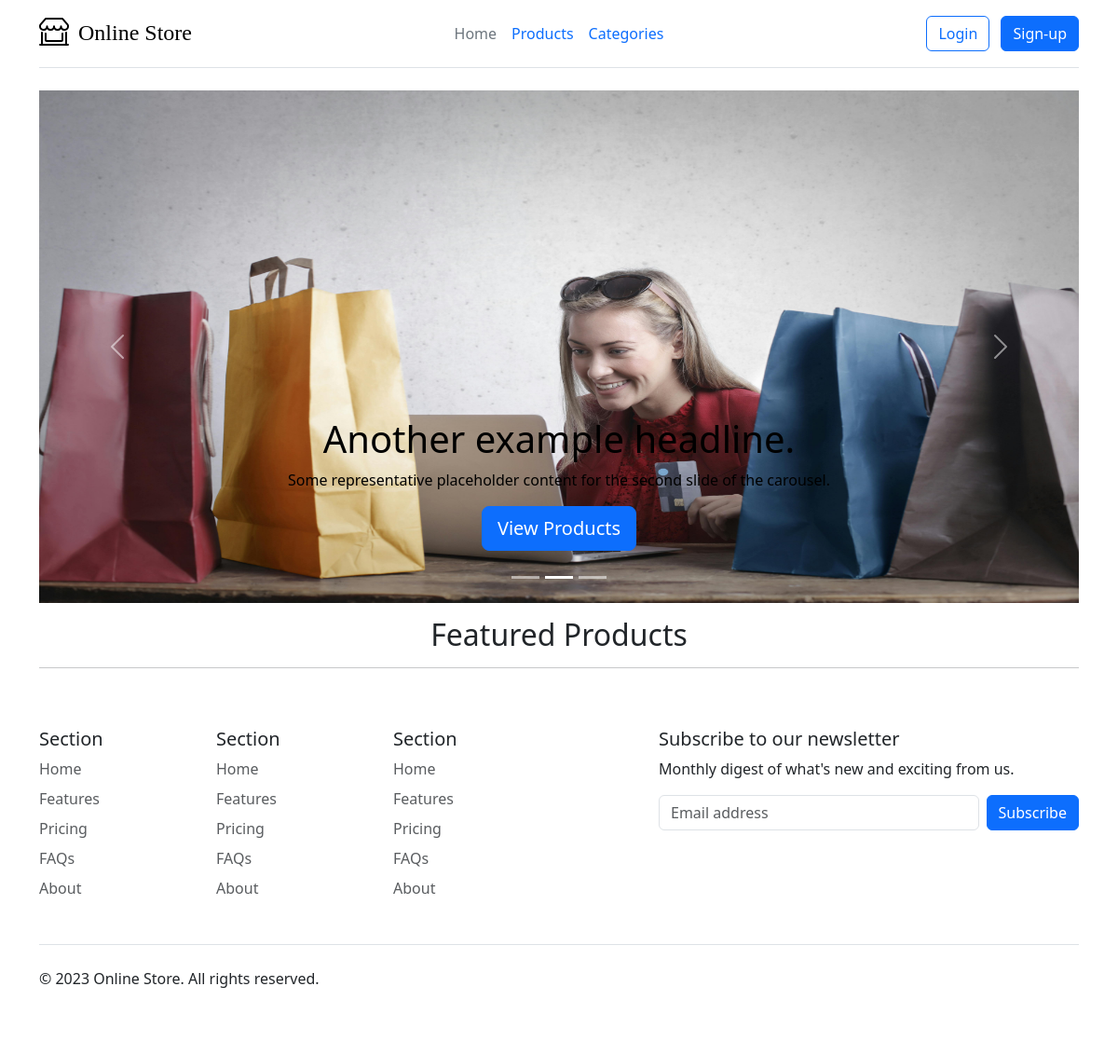
The app's page /, older data.
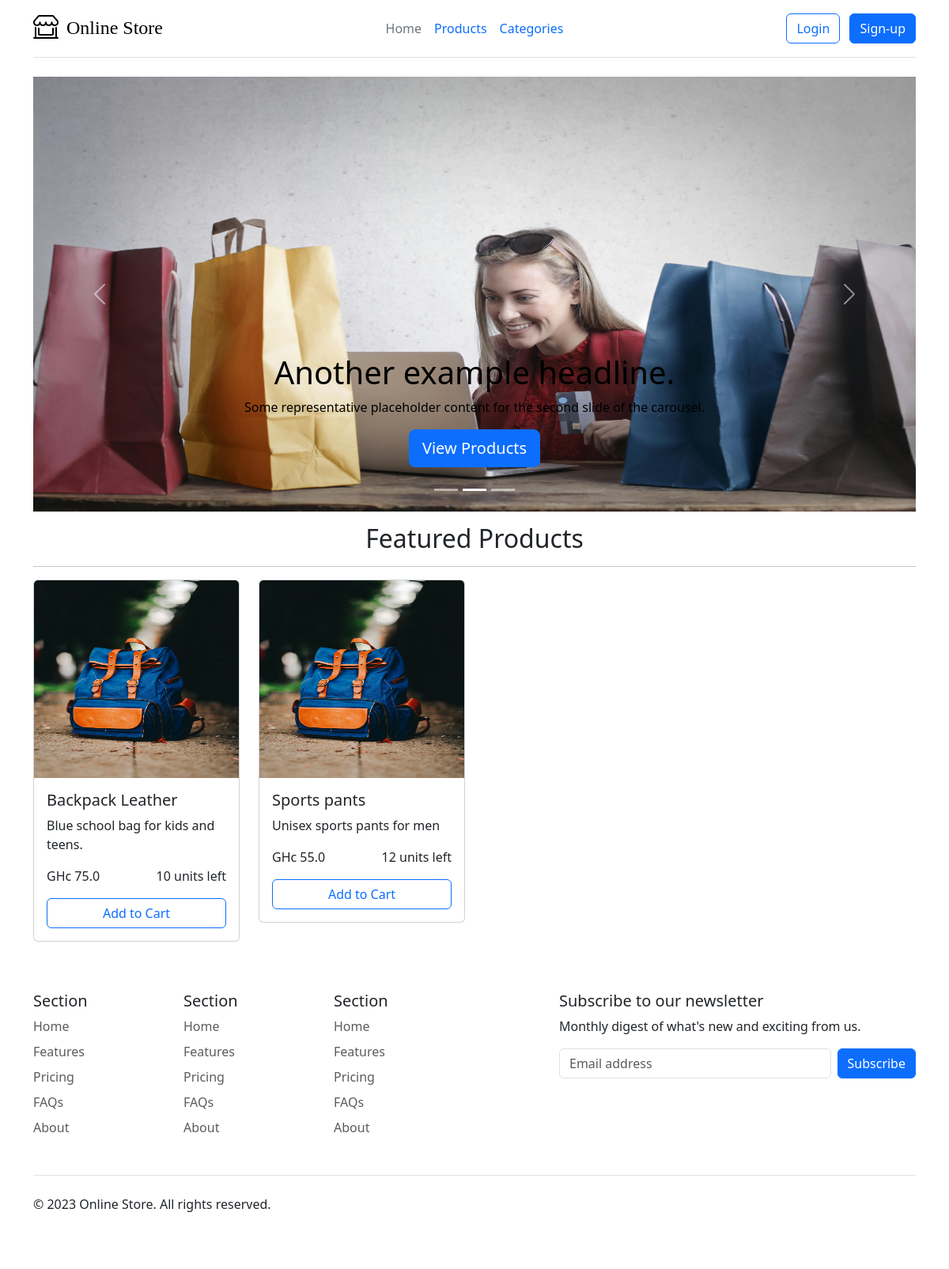
The same page, newer data.
### shop/models.py (models this page shows, shortened)
class Item(models.Model):
    name = models.CharField(max_length=100)
    price = models.FloatField(default=0.00)
    description = models.CharField(max_length=200)
    quantity = models.IntegerField(default=0)

### shop/views.py (the view)
# urls.py: 2. Add a URL to urlpatterns:  path('', Home.as_view(), name='home')
class Home(ListView):
    model = Item
    template_name = 'shop/home.html'
    context_object_name = 'items'

### shop/templates/shop/home.html (shortened to what this page needs)
{% extends 'shop/base.html' %}
{% load static %}
{% block content %}
<div class="container">
  <div id="myCarousel" class="carousel slide mb-6 w-100" data-bs-ride="carousel">
    <div class="carousel-indicators">
      <button type="button" data-bs-target="#myCarousel" data-bs-slide-to="0" class="" aria-label="Slide 1"></button>
      <button type="button" data-bs-target="#myCarousel" data-bs-slide-to="1" aria-label="Slide 2" class="active"
        aria-current="true"></button>
      <button type="button" data-bs-target="#myCarousel" data-bs-slide-to="2" aria-label="Slide 3" class=""></button>
    </div>
    <div class="carousel-inner">
      <div class="carousel-item active">
        <img src="{% static 'assets/images/c1.jpg' %}" alt="..." class="carousel-img">
        <div class="container">
          <div class="carousel-caption carousel-text">
            <h1>Another example headline.</h1>
            <p>Some representative placeholder content for the second slide of the carousel.</p>
            <p><a class="btn btn-lg btn-primary" href="#">View Products</a></p>
          </div>
        </div>
      </div>
    </div>
    <button class="carousel-control-prev" type="button" data-bs-target="#myCarousel" data-bs-slide="prev">
      <span class="carousel-control-prev-icon" aria-hidden="true"></span>
    </button>
    <button class="carousel-control-next" type="button" data-bs-target="#myCarousel" data-bs-slide="next">
      <span class="carousel-control-next-icon" aria-hidden="true"></span>
    </button>
  </div>
  <section>
    <div class="headings">
      <h2>Featured Products</h3>
        <hr>
    </div>
    <div class="row">
      {% for item in items %}
      <div class="col-lg-3 col-md-4" style="margin-bottom: 15px;">
        <div class="card product-card">
          <img src="{% static 'assets/images/bag.jpg' %}" class="card-img-top" alt="Product 1" style="height: 250px; width: 100%;">
          <div class="card-body">
            <h5 class="card-title">{{ item.name }}</h5>
            <p class="card-text">{{ item.description }}</p>
            <div class="price">
              <p class="card-text">GHc {{ item.price }} </p>
              <p class="card-text">{{ item.quantity }} units left</p>
            </div>
            <a href="#" class="btn btn-outline-primary w-100" data-bs-toggle="modal" data-bs-target="#quantityModal">Add to Cart</a>
          </div>
        </div>
      </div>
      {% endfor %}
  </section>
</div>
{% endblock %}

Row changes from the older to the newer data that the page shows:
added Item: name "Backpack Leather", description "Blue school bag for kids and teens.", price "75.0", quantity "10"
added Item: name "Sports pants", description "Unisex sports pants for men", price "55.0", quantity "12"
